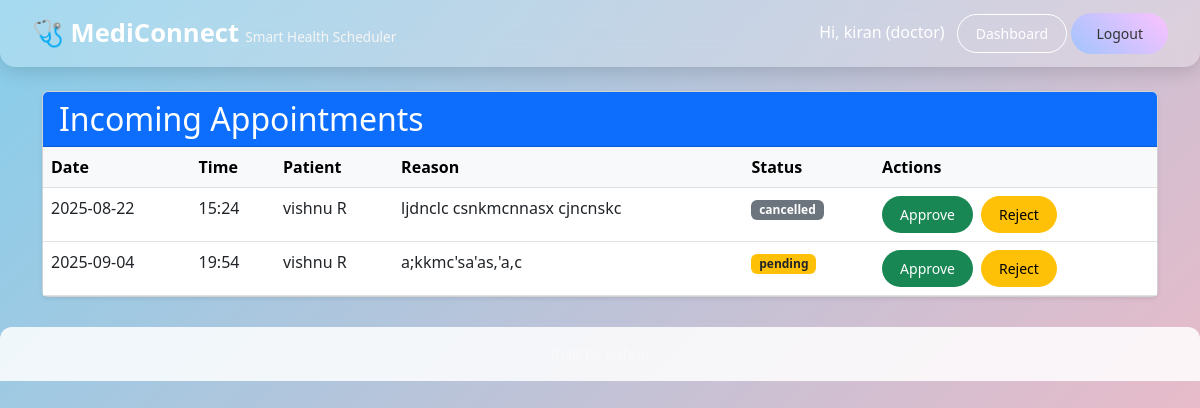
Page /doctor/dashboard (signed in) on the committed database.
### app.py (models this page shows, shortened)
class User(UserMixin, db.Model):
    id = db.Column(db.Integer, primary_key=True)
    name = db.Column(db.String(120), nullable=False)
    email = db.Column(db.String(120), unique=True, nullable=False, index=True)
    password_hash = db.Column(db.String(255), nullable=False)
    role = db.Column(db.String(20), nullable=False, default="patient")  # patient/doctor
    specialization = db.Column(db.String(120), nullable=True)  # only for doctors
    appointments_as_patient = db.relationship(
        "Appointment", back_populates="patient", foreign_keys="Appointment.patient_id"
    )
    appointments_as_doctor = db.relationship(
        "Appointment", back_populates="doctor", foreign_keys="Appointment.doctor_id"
    )

class Appointment(db.Model):
    id = db.Column(db.Integer, primary_key=True)
    patient_id = db.Column(db.Integer, db.ForeignKey('user.id'), nullable=False)
    doctor_id = db.Column(db.Integer, db.ForeignKey('user.id'), nullable=False)
    date = db.Column(db.Date, nullable=False)
    time = db.Column(db.Time, nullable=False)
    reason = db.Column(db.String(255), nullable=True)
    status = db.Column(db.String(20), nullable=False, default="pending")  # pending/approved/rejected/cancelled
    created_at = db.Column(db.DateTime, default=datetime.utcnow)
    patient = db.relationship("User", foreign_keys=[patient_id], back_populates="appointments_as_patient")
    doctor = db.relationship("User", foreign_keys=[doctor_id], back_populates="appointments_as_doctor")

### app.py (the view)
@app.route('/doctor/dashboard')
@login_required
@require_role('doctor')
def doctor_dashboard():
    incoming = Appointment.query.filter_by(doctor_id=current_user.id).order_by(
        Appointment.date.asc(), Appointment.time.asc()
    ).all()
    return render_template('doctor_dashboard.html', appts=incoming)

### app.py (called while the page is built)
@login_manager.user_loader
def load_user(user_id):
    return User.query.get(int(user_id))

def require_role(role):
    from functools import wraps
    def wrapper(fn):
        @wraps(fn)
        def inner(*args, **kwargs):
            if not current_user.is_authenticated:
                return login_manager.unauthorized()
            if current_user.role != role:
                abort(403)
            return fn(*args, **kwargs)
        return inner
    return wrapper

### templates/doctor_dashboard.html
{% extends 'base.html' %}
{% block content %}
<div class="container mt-4">
    <div class="card shadow-sm">
        <div class="card-header bg-primary text-white">
            <h2 class="mb-0">Incoming Appointments</h2>
        </div>
        <div class="card-body p-0">
            {% if appts %}
            <table class="table table-hover mb-0">
                <thead class="table-light">
                    <tr>
                        <th>Date</th>
                        <th>Time</th>
                        <th>Patient</th>
                        <th>Reason</th>
                        <th>Status</th>
                        <th>Actions</th>
                    </tr>
                </thead>
                <tbody>
                    {% for a in appts %}
                    <tr>
                        <td>{{ a.date.strftime('%Y-%m-%d') }}</td>
                        <td>{{ a.time.strftime('%H:%M') }}</td>
                        <td>{{ a.patient.name }}</td>
                        <td>{{ a.reason or '-' }}</td>
                        <td>
                            {% if a.status == 'pending' %}
                                <span class="badge bg-warning text-dark">{{ a.status }}</span>
                            {% elif a.status == 'approved' %}
                                <span class="badge bg-success">{{ a.status }}</span>
                            {% elif a.status == 'rejected' %}
                                <span class="badge bg-danger">{{ a.status }}</span>
                            {% elif a.status == 'cancelled' %}
                                <span class="badge bg-secondary">{{ a.status }}</span>
                            {% endif %}
                        </td>
                        <td>
                            <div class="d-flex gap-2">
                                <form method="post" action="{{ url_for('approve_appt', appt_id=a.id) }}">
                                    <button class="btn btn-success btn-sm" type="submit">Approve</button>
                                </form>
                                <form method="post" action="{{ url_for('reject_appt', appt_id=a.id) }}">
                                    <button class="btn btn-warning btn-sm" type="submit">Reject</button>
                                </form>
                            </div>
                        </td>
                    </tr>
                    {% endfor %}
                </tbody>
            </table>
            {% else %}
                <div class="p-3">No appointment requests yet.</div>
            {% endif %}
        </div>
    </div>
</div>
{% endblock %}

### templates/base.html (shortened to what this page needs)
<!doctype html>
<html lang="en">
<head>
  <link href="https://cdn.jsdelivr.net/npm/bootstrap@5.3.0/dist/css/bootstrap.min.css" rel="stylesheet">
  <link rel="stylesheet" href="{{ url_for('static', filename='styles.css') }}">
</head>
<body>
  <nav class="navbar custom-navbar">
    <div class="brand">
      <a href="{{ url_for('index') }}">🩺 MediConnect</a>
      <small class="tagline">Smart Health Scheduler</small>
    </div>
    <div>
      {% if current_user.is_authenticated %}
        <span class="me-2">Hi, {{ current_user.name }} ({{ current_user.role }})</span>
        <a class="btn outline btn-sm" href="{{ url_for('dashboard') }}">Dashboard</a>
        <a class="btn primary btn-sm" href="{{ url_for('logout') }}">Logout</a>
      {% endif %}
    </div>
  </nav>
  <div class="page-wrapper">
    {% block content %}{% endblock %}
  </div>
  <footer class="text-center text-light py-3">
  </footer>
</body>
</html>

### static/styles.css (style rules this page uses)
body { margin: 0; min-height: 100vh; background: linear-gradient(135deg, #87CEEB, #FFB6C1); background-attachment: fixed; background-repeat: no-repeat; background-size: cover; font-family: 'Segoe UI', Tahoma, Geneva, Verdana, sans-serif; color: #333; }
.navbar, .custom-navbar { display: flex; justify-content: space-between; align-items: center; padding: 0.8rem 2rem; color: white; box-shadow: 0 2px 10px rgba(0,0,0,0.2); }
.navbar { background: linear-gradient(90deg, #007bff, #00c6ff); }
.custom-navbar { background: rgba(255, 255, 255, 0.25); backdrop-filter: blur(12px); border-radius: 0 0 15px 15px; box-shadow: 0 4px 20px rgba(0,0,0,0.15); }
.navbar .brand a, .custom-navbar .brand a { font-weight: bold; font-size: 1.5rem; color: white; text-decoration: none; }
.custom-navbar .brand a { font-size: 1.6rem; }
.custom-navbar .tagline { font-size: 0.85rem; color: #f5f5f5; font-weight: 300; margin-left: 2px; }
.btn { border: none; border-radius: 25px; padding: 8px 18px; font-weight: 500; cursor: pointer; transition: all 0.3s ease; }
.btn.outline { background: none; border: 1px solid white; color: white; }
.btn.primary, .btn.gradient-btn { background: linear-gradient(45deg, #a1c4fd, #fcc2ff); color: #333; border: none; border-radius: 30px; padding: 10px 25px; }
footer { text-align: center; padding: 15px; background: rgba(255, 255, 255, 0.85); margin-top: 30px; border-radius: 12px 12px 0 0; font-size: 0.9rem; color: #444; }

### rows in the picture
User: name "kiran", role "doctor"
Appointment: date "2025-08-22", time "15:24", patient.name "vishnu R", reason "ljdnclc csnkmcnnasx cjncnskc", status "cancelled"
Appointment: date "2025-09-04", time "19:54", patient.name "vishnu R", reason "a;kkmc'sa'as,'a,c", status "pending"
